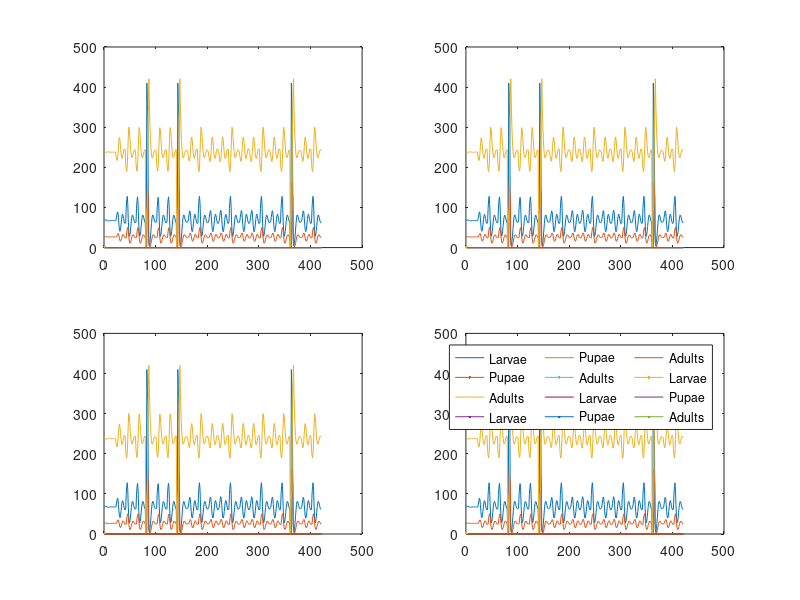

This chart was generated by the following MATLAB code: (Note: this script raises an error after producing the figure.)
%4-Cup Dispersal w/ LPA Model
%adding direct cost to dispersal

b = 20;
mu_a = 0.0842;
mu_l = 0.6053;
c_ea = 0.0179;
c_el = 0.0003;
c_pa = 0.0;
gammaR = 0.3; % chance of adult leaving any patch
gammaA = rand; % chance of mutant adult leaving any patch
gammaB = rand; % chance of mutant adult leaving any patch
gammaC = rand; % chance of mutant adult leaving any patch

Eps = 0.1; % chance of adult dying from dispersal
k = 4;

index1 = 1;
index2 = 1;
index3 = 1;
index4 = 1;

MaxT = 20;

DF1i = zeros(MaxT,12);
DF1i(1,1) = 67;
DF1i(1,5) = 26;
DF1i(1,9) = 236;

DF2i = zeros(MaxT,12);
DF2i(1,1) = 67;
DF2i(1,5) = 26;
DF2i(1,9) = 236;

DF3i = zeros(MaxT,12);
DF3i(1,1) = 67;
DF3i(1,5) = 26;
DF3i(1,9) = 236;

DF4i = zeros(MaxT,12);
DF4i(1,1) = 67;
DF4i(1,5) = 26;
DF4i(1,9) = 236;

for i = 0:MaxT
    done = 'a';
    disp([num2str(i/MaxT),'%'])
    for j = i*20+1:20*(i+1)
        %PATCH 1
        DF1i(j+1,1)= b*DF1i(j,9)*exp(-c_ea*(sum(DF1i(j,2*k+1:3*k))-c_el*(sum(DF1i(j,1:1*k)))));
        DF1i(j+1,2)= b*DF1i(j,10)*exp(-c_ea*(sum(DF1i(j,2*k+1:3*k))-c_el*(sum(DF1i(j,1:1*k)))));
        DF1i(j+1,3)= b*DF1i(j,11)*exp(-c_ea*(sum(DF1i(j,2*k+1:3*k))-c_el*(sum(DF1i(j,1:1*k)))));
        DF1i(j+1,4)= b*DF1i(j,12)*exp(-c_ea*(sum(DF1i(j,2*k+1:3*k))-c_el*(sum(DF1i(j,1:1*k)))));

        DF1i(j+1,5)= (1-mu_l)*(DF1i(j,1));
        DF1i(j+1,6)= (1-mu_l)*(DF1i(j,2));
        DF1i(j+1,7)= (1-mu_l)*(DF1i(j,3));
        DF1i(j+1,8)= (1-mu_l)*(DF1i(j,4));

        DF1i(j+1,9) = DF1i(j,5)*exp(-c_pa*(sum(DF1i(j,2*k+1:3*k))))+((1-mu_a)*(1-gammaR))*DF1i(j,9)+1/2*(DF2i(j,2*k+1)+DF3i(j,2*k+1))*gammaR*(1-mu_a)*(1-Eps);
        DF1i(j+1,10) = DF1i(j,6)*exp(-c_pa*(sum(DF1i(j,2*k+1:3*k))))+((1-mu_a)*(1-gammaA))*DF1i(j,10)+1/2*(DF2i(j,2*k+2)+DF3i(j,2*k+2))*gammaA*(1-mu_a)*(1-Eps);
        DF1i(j+1,11) = DF1i(j,7)*exp(-c_pa*(sum(DF1i(j,2*k+1:3*k))))+((1-mu_a)*(1-gammaB))*DF1i(j,11)+1/2*(DF2i(j,2*k+3)+DF3i(j,2*k+3))*gammaB*(1-mu_a)*(1-Eps);
        DF1i(j+1,12) = DF1i(j,8)*exp(-c_pa*(sum(DF1i(j,2*k+1:3*k))))+((1-mu_a)*(1-gammaC))*DF1i(j,12)+1/2*(DF2i(j,2*k+4)+DF3i(j,2*k+4))*gammaC*(1-mu_a)*(1-Eps);

        %PATCH 2
        DF2i(j+1,1)= b*DF2i(j,9)*exp(-c_ea*(sum(DF2i(j,2*k+1:3*k))-c_el*(sum(DF2i(j,1:1*k)))));
        DF2i(j+1,2)= b*DF2i(j,10)*exp(-c_ea*(sum(DF2i(j,2*k+1:3*k))-c_el*(sum(DF2i(j,1:1*k)))));
        DF2i(j+1,3)= b*DF2i(j,11)*exp(-c_ea*(sum(DF2i(j,2*k+1:3*k))-c_el*(sum(DF2i(j,1:1*k)))));
        DF2i(j+1,4)= b*DF2i(j,12)*exp(-c_ea*(sum(DF2i(j,2*k+1:3*k))-c_el*(sum(DF2i(j,1:1*k)))));

        DF2i(j+1,5)= (1-mu_l)*(DF2i(j,1));
        DF2i(j+1,6)= (1-mu_l)*(DF2i(j,2));
        DF2i(j+1,7)= (1-mu_l)*(DF2i(j,3));
        DF2i(j+1,8)= (1-mu_l)*(DF2i(j,4));

        DF2i(j+1,9) = DF2i(j,5)*exp(-c_pa*(sum(DF2i(j,2*k+1:3*k))))+((1-mu_a)*(1-gammaR))*DF2i(j,9)+1/2*(DF4i(j,2*k+1)+DF1i(j,2*k+1))*gammaR*(1-mu_a)*(1-Eps);
        DF2i(j+1,10) = DF2i(j,6)*exp(-c_pa*(sum(DF2i(j,2*k+1:3*k))))+((1-mu_a)*(1-gammaA))*DF2i(j,10)+1/2*(DF4i(j,2*k+2)+DF1i(j,2*k+2))*gammaA*(1-mu_a)*(1-Eps);
        DF2i(j+1,11) = DF2i(j,7)*exp(-c_pa*(sum(DF2i(j,2*k+1:3*k))))+((1-mu_a)*(1-gammaB))*DF2i(j,11)+1/2*(DF4i(j,2*k+3)+DF1i(j,2*k+3))*gammaB*(1-mu_a)*(1-Eps);
        DF2i(j+1,12) = DF2i(j,8)*exp(-c_pa*(sum(DF2i(j,2*k+1:3*k))))+((1-mu_a)*(1-gammaC))*DF2i(j,12)+1/2*(DF4i(j,2*k+4)+DF1i(j,2*k+4))*gammaC*(1-mu_a)*(1-Eps);

        %PATCH 3
        DF3i(j+1,1)= b*DF3i(j,9)*exp(-c_ea*(sum(DF3i(j,2*k+1:3*k))-c_el*(sum(DF3i(j,1:1*k)))));
        DF3i(j+1,2)= b*DF3i(j,10)*exp(-c_ea*(sum(DF3i(j,2*k+1:3*k))-c_el*(sum(DF3i(j,1:1*k)))));
        DF3i(j+1,3)= b*DF3i(j,11)*exp(-c_ea*(sum(DF3i(j,2*k+1:3*k))-c_el*(sum(DF3i(j,1:1*k)))));
        DF3i(j+1,4)= b*DF3i(j,12)*exp(-c_ea*(sum(DF3i(j,2*k+1:3*k))-c_el*(sum(DF3i(j,1:1*k)))));

        DF3i(j+1,5)= (1-mu_l)*(DF3i(j,1));
        DF3i(j+1,6)= (1-mu_l)*(DF3i(j,2));
        DF3i(j+1,7)= (1-mu_l)*(DF3i(j,3));
        DF3i(j+1,8)= (1-mu_l)*(DF3i(j,4));

        DF3i(j+1,9) = DF3i(j,5)*exp(-c_pa*(sum(DF3i(j,2*k+1:3*k))))+((1-mu_a)*(1-gammaR))*DF3i(j,9)+1/2*(DF4i(j,2*k+1)+DF1i(j,2*k+1))*gammaR*(1-mu_a)*(1-Eps);
        DF3i(j+1,10) = DF3i(j,6)*exp(-c_pa*(sum(DF3i(j,2*k+1:3*k))))+((1-mu_a)*(1-gammaA))*DF3i(j,10)+1/2*(DF4i(j,2*k+2)+DF1i(j,2*k+2))*gammaA*(1-mu_a)*(1-Eps);
        DF3i(j+1,11) = DF3i(j,7)*exp(-c_pa*(sum(DF3i(j,2*k+1:3*k))))+((1-mu_a)*(1-gammaB))*DF3i(j,11)+1/2*(DF4i(j,2*k+3)+DF1i(j,2*k+3))*gammaB*(1-mu_a)*(1-Eps);
        DF3i(j+1,12) = DF3i(j,8)*exp(-c_pa*(sum(DF3i(j,2*k+1:3*k))))+((1-mu_a)*(1-gammaC))*DF3i(j,12)+1/2*(DF4i(j,2*k+4)+DF1i(j,2*k+4))*gammaC*(1-mu_a)*(1-Eps);

        %PATCH 4
        DF4i(j+1,1)= b*DF4i(j,9)*exp(-c_ea*(sum(DF4i(j,2*k+1:3*k))-c_el*(sum(DF4i(j,1:1*k)))));
        DF4i(j+1,2)= b*DF4i(j,10)*exp(-c_ea*(sum(DF4i(j,2*k+1:3*k))-c_el*(sum(DF4i(j,1:1*k)))));
        DF4i(j+1,3)= b*DF4i(j,11)*exp(-c_ea*(sum(DF4i(j,2*k+1:3*k))-c_el*(sum(DF4i(j,1:1*k)))));
        DF4i(j+1,4)= b*DF4i(j,12)*exp(-c_ea*(sum(DF4i(j,2*k+1:3*k))-c_el*(sum(DF4i(j,1:1*k)))));

        DF4i(j+1,5)= (1-mu_l)*(DF4i(j,1));
        DF4i(j+1,6)= (1-mu_l)*(DF4i(j,2));
        DF4i(j+1,7)= (1-mu_l)*(DF4i(j,3));
        DF4i(j+1,8)= (1-mu_l)*(DF4i(j,4));

        DF4i(j+1,9) = DF4i(j,5)*exp(-c_pa*(sum(DF4i(j,2*k+1:3*k))))+((1-mu_a)*(1-gammaR))*DF4i(j,9)+1/2*(DF2i(j,2*k+1)+DF3i(j,2*k+1))*gammaR*(1-mu_a)*(1-Eps);
        DF4i(j+1,10) = DF4i(j,6)*exp(-c_pa*(sum(DF4i(j,2*k+1:3*k))))+((1-mu_a)*(1-gammaA))*DF4i(j,10)+1/2*(DF2i(j,2*k+2)+DF3i(j,2*k+2))*gammaA*(1-mu_a)*(1-Eps);
        DF4i(j+1,11) = DF4i(j,7)*exp(-c_pa*(sum(DF4i(j,2*k+1:3*k))))+((1-mu_a)*(1-gammaB))*DF4i(j,11)+1/2*(DF2i(j,2*k+3)+DF3i(j,2*k+3))*gammaB*(1-mu_a)*(1-Eps);
        DF4i(j+1,12) = DF4i(j,8)*exp(-c_pa*(sum(DF4i(j,2*k+1:3*k))))+((1-mu_a)*(1-gammaC))*DF4i(j,12)+1/2*(DF2i(j,2*k+4)+DF3i(j,2*k+4))*gammaC*(1-mu_a)*(1-Eps);
    end
    randPatch = randi(4);
    if randPatch == 1;
        DF1i(20*(i+1)+1,:) = 0;
    elseif randPatch == 2;
        DF2i(20*(i+1)+1,:) = 0;
    elseif randPatch == 3;
        DF3i(20*(i+1)+1,:) = 0;
    elseif randPatch == 4;
        DF4i(20*(i+1)+1,:) = 0;
    end
    
    while done == 'a';
        randPatch = randi(4);
        if randPatch == 1 && DF1i(20*(i+1)+1,1)~=0 && index1~=4;
            if index1 == 1;
                DF1i(20*(i+1)+1,10) = DF1i(20*(i+1),10)+0.01;
                index1 = index1+1;
                done = 'b';
            elseif index1 == 2;
                DF1i(20*(i+1)+1,11) = DF1i(20*(i+1),11)+0.01;
                index1 = index1+1;
                done = 'b';
            elseif index1 == 3;
                DF1i(20*(i+1)+1,12) = DF1i(20*(i+1),12)+0.01;
                index1 = index1+1;
                done = 'b';
            end
            
        elseif randPatch == 2 && DF2i(20*(i+1)+1,1)~=0 && index2~=4;
            if index2 == 1;
                DF2i(20*(i+1)+1,10) = DF2i(20*(i+1),10)+0.01;
                index2 = index2+1;
                done = 'b';
            elseif index2 == 2;
                DF2i(20*(i+1)+1,11) = DF2i(20*(i+1),11)+0.01;
                index2 = index2+1;
                done = 'b';
            elseif index2 == 3;
                DF2i(20*(i+1)+1,12) = DF2i(20*(i+1),12)+0.01;
                index2 = index2+1;
                done = 'b';
            end
            
        elseif randPatch == 3 && DF3i(20*(i+1)+1,1)~=0 && index3~=4;
            if index3 == 1;
                DF3i(20*(i+1)+1,10) = DF3i(20*(i+1),10)+0.01;
                index3 = index3+1;
                done = 'b';
            elseif index3 == 2;
                DF3i(20*(i+1)+1,11) = DF3i(20*(i+1),11)+0.01;
                index3 = index3+1;
                done = 'b';
            elseif index3 == 3;
                DF3i(20*(i+1)+1,12) = DF3i(20*(i+1),12)+0.01;
                index3 = index3+1;
                done = 'b';
            end
            
        elseif randPatch == 4 && DF4i(20*(i+1)+1,1)~=0 && index4~=4;
            if index4 == 1;
                DF4i(20*(i+1)+1,10) = DF4i(20*(i+1),10)+0.01;
                index4 = index4+1;
                done = 'b';
            elseif index4 == 2;
                DF4i(20*(i+1)+1,11) = DF4i(20*(i+1),11)+0.01;
                index4 = index4+1;
                done = 'b';
            elseif index4 == 3;
                DF4i(20*(i+1)+1,12) = DF4i(20*(i+1),12)+0.01;
                index4 = index4+1;
                done = 'b';
            end
        else
            done = 'b';
        end
    end
    
end


figure(1);
%PATCH 1
subplot(2,2,1);
x = linspace(1,421,421);
Lr1 = DF1i(:,1);
plot(x,Lr1, linewidth=2)

hold on
Lm1a = DF1i(:,2);
plot(x,Lm1a,linewidth=2)
Lm1b = DF1i(:,3);
plot(x,Lm1b,linewidth=2)
Lm1c = DF1i(:,4);
plot(x,Lm1c,linewidth=2)

Pr1 = DF1i(:,5);
plot(x,Pr1, linewidth=2)

Pm1a = DF1i(:,6);
plot(x,Pm1a,linewidth=2)
Pm1b = DF1i(:,7);
plot(x,Pm1b,linewidth=2)
Pm1c = DF1i(:,8);
plot(x,Pm1c,linewidth=2)

Ar1 = DF1i(:,9);
plot(x,Ar1, linewidth=2)

Am1a = DF1i(:,10);
plot(x,Am1a,linewidth=2)
Am1b = DF1i(:,11);
plot(x,Am1b,linewidth=2)
Am1c = DF1i(:,12);
plot(x,Am1c,linewidth=2)
hold off


%PATCH 2
subplot(2,2,2);
x = linspace(1,421,421);
Lr2 = DF1i(:,1);
plot(x,Lr2, linewidth=2)

hold on
Lm2a = DF1i(:,2);
plot(x,Lm2a,linewidth=2)
Lm2b = DF1i(:,3);
plot(x,Lm2b,linewidth=2)
Lm2c = DF1i(:,4);
plot(x,Lm2c,linewidth=2)

Pr2 = DF1i(:,5);
plot(x,Pr2, linewidth=2)

Pm2a = DF1i(:,6);
plot(x,Pm2a,linewidth=2)
Pm2b = DF1i(:,7);
plot(x,Pm2b,linewidth=2)
Pm2c = DF1i(:,8);
plot(x,Pm2c,linewidth=2)

Ar2 = DF1i(:,9);
plot(x,Ar2, linewidth=2)

Am2a = DF1i(:,10);
plot(x,Am2a,linewidth=2)
Am2b = DF1i(:,11);
plot(x,Am2b,linewidth=2)
Am3c = DF1i(:,12);
plot(x,Am3c,linewidth=2)
hold off

%PATCH 3
subplot(2,2,3);
x = linspace(1,421,421);
Lr3 = DF1i(:,1);
plot(x,Lr3, linewidth=2)

hold on
Lm3a = DF1i(:,2);
plot(x,Lm3a,linewidth=2)
Lm3b = DF1i(:,3);
plot(x,Lm3b,linewidth=2)
Lm3c = DF1i(:,4);
plot(x,Lm3c,linewidth=2)

Pr3 = DF1i(:,5);
plot(x,Pr3, linewidth=2)

Pm3a = DF1i(:,6);
plot(x,Pm3a,linewidth=2)
Pm3b = DF1i(:,7);
plot(x,Pm3b,linewidth=2)
Pm3c = DF1i(:,8);
plot(x,Pm3c,linewidth=2)

Ar3 = DF1i(:,9);
plot(x,Ar3, linewidth=2)

Am3a = DF1i(:,10);
plot(x,Am3a,linewidth=2)
Am3b = DF1i(:,11);
plot(x,Am3b,linewidth=2)
Am3c = DF1i(:,12);
plot(x,Am3c,linewidth=2)
hold off

%PATCH 4
subplot(2,2,4);
x = linspace(1,421,421);
Lr4 = DF1i(:,1);
plot(x,Lr4, linewidth=2)

hold on
Lm4a = DF1i(:,2);
plot(x,Lm4a,linewidth=2)
Lm4b = DF1i(:,3);
plot(x,Lm4b,linewidth=2)
Lm4c = DF1i(:,4);
plot(x,Lm4c,linewidth=2)

Pr4 = DF1i(:,5);
plot(x,Pr4, linewidth=2)

Pm4a = DF1i(:,6);
plot(x,Pm4a,linewidth=2)
Pm4b = DF1i(:,7);
plot(x,Pm4b,linewidth=2)
Pm4c = DF1i(:,8);
plot(x,Pm4c,linewidth=2)

Ar4 = DF1i(:,9);
plot(x,Ar4, linewidth=2)

Am4a = DF1i(:,10);
plot(x,Am4a,linewidth=2)
Am4b = DF1i(:,11);
plot(x,Am4b,linewidth=2)
Am4c = DF1i(:,12);
plot(x,Am4c,linewidth=2)
hold off

lgnd = legend('Larvae','Pupae','Adults','Larvae','Pupae','Adults','Larvae','Pupae','Adults','Larvae','Pupae','Adults','NumColumns',3);
lgnd.Position(1) = 0.55;
lgnd.Position(2) = 0.85;
